Frame 1 (no input): blank canvas, image omitted
Frame 60 (no input): blank canvas, image omitted
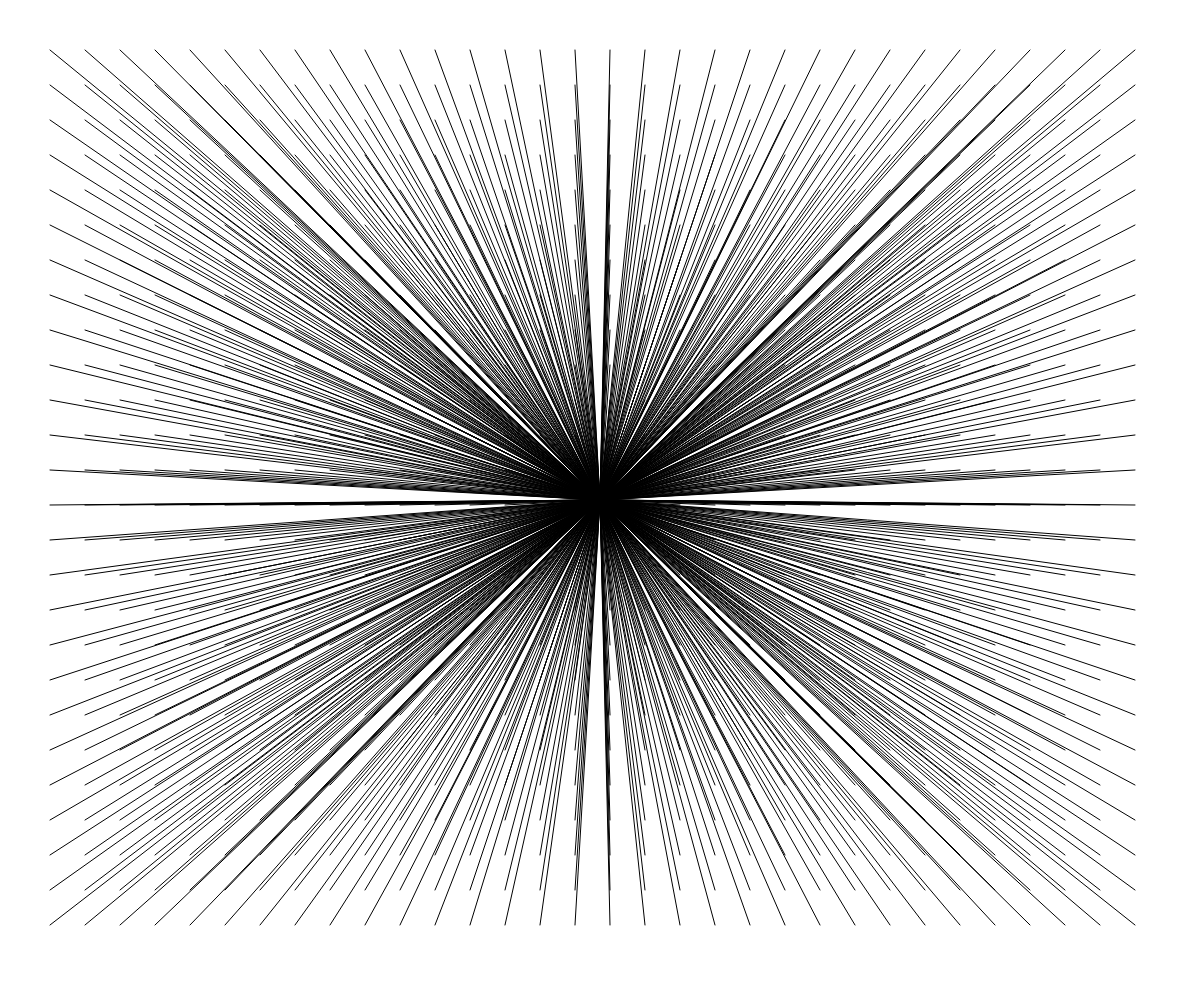
Frame 120 (the mouse pressed at the canvas centre since frame 60)

The p5.js sketch whose frames 1 and 60 were blank and that drew this single picture after the mouse press (run headless with seeded random() and noise() and a simulated clock; from frame 60 on, the mouse is pressed at the canvas centre):

// p5.js sketch
// ── sketch.js
/// <reference path="libraries/p5.d.js" />

var option = 1;

function setup() {
    createCanvas(windowWidth, windowHeight);
    noFill();
}


// function draw() {
//     //background(255);
//     if(mouseX < windowWidth/2)
//     {
//         stroke(255, 0, 0);
//     }
//     else
//     {
//         stroke(0);
//     }
//     if (mouseIsPressed == true) {
//         ellipse(mouseX, mouseY, 30, 30)
//     }

// }

// function draw() {
//     background(102);

//     var grey = map(mouseX, 0, width, 0, 255);
//     fill(grey);
//     ellipse(mouseX, mouseY, 30, 30);
// }

//var bgColor = 0;

// function draw() {
//     background(bgColor);
//     fill(255);
//     //noStroke();

//     ellipse(width / 2, height / 2, 100, 100);
//     var d = dist(width / 2, height / 2, mouseX, mouseY);

//     if (d < 50 && mouseIsPressed) {
//         bgColor = 255;
//     }
//     else {
//         bgColor = 0;
//     }
// }

function draw() {
    background(255);
    var density = map(mouseX, 0, width, 20, 50);

    if (option == 1) {
        for (var x = 50; x <= width - 50; x += density) {
            for (var y = 50; y <= height - 50; y += density) {
                line(x - 5, y - 5, x + 5, y + 5);
                line(x + 5, y - 5, x - 5, y + 5);
            }
        }
    } else if (option == 2) {
        for (var x = 50; x <= width - 50; x += density) {
            for (var y = 50; y <= height - 50; y += density) {
                line(x, y, width / 2, height / 2);
            }
        }
    } else if (option == 3) {
        for (var x = 50; x <= width - 50; x += density) {
            for (var y = 50; y <= height - 50; y += density) {
                ellipse(x, y, 40, 40);
            }
        }
    } else if (option == 4) {
        var count = 0;
        for (var x = 50; x <= width - 50; x += density) {
            for (var y = 50; y <= height - 50; y += density) {
                strokeWeight(count * 0.2);
                ellipse(x, y, 40, 40);
                count++;
            }
        }
        strokeWeight(1);
    } else if (option == 5) {
        for (var x = 50; x <= width - 50; x += density) {
            for (var y = 50; y <= height - 50; y += density) {
                for (var i = 0; i < 16; i += 4) {
                    line(x + i, y, x + i, y + 12);
                }
                line(x, y, x + 12, y + 12);
            }
        }
    }
}

function mousePressed() {
    option++;
    if (option > 5)
        option = 1;
}
